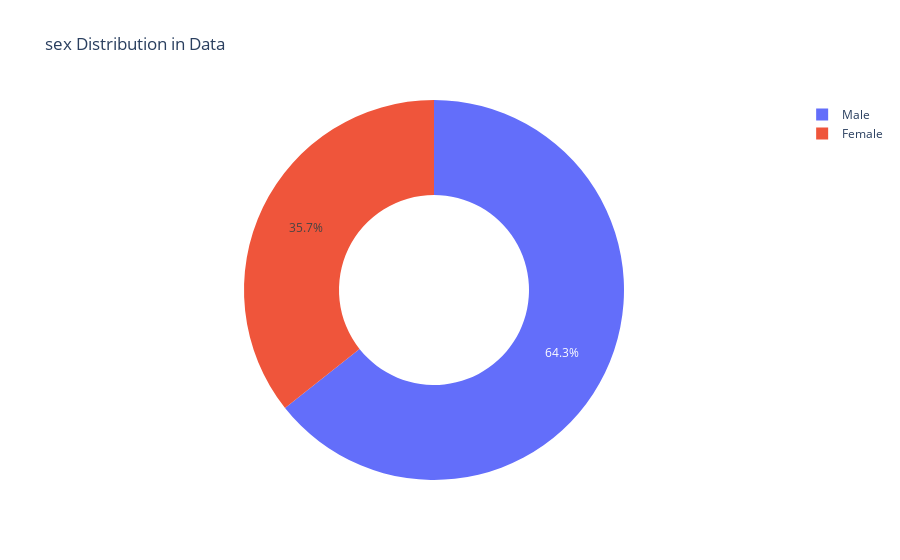

This figure's notebook cell:
### Code cell
get_pie_chart(tips,'sex')

### Figure 1 — Plotly figure (JSON) as saved in the notebook; plotly's stock layout.template omitted (floating-point values rounded to 4 significant figures)
{"data": [{"domain": {"x": [0, 1], "y": [0, 1]}, "hole": 0.5, "hovertemplate": "sex=%{label}<br>value=%{value}<extra></extra>", "labels": ["Male", "Female"], "legendgroup": "", "name": "", "showlegend": true, "type": "pie", "values": [157, 87]}], "layout": {"legend": {"tracegroupgap": 0}, "title": {"text": "sex Distribution in Data"}}}
